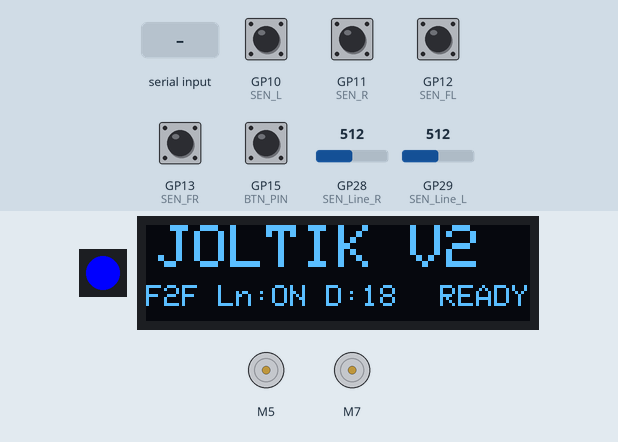
Recording of a sketch running on a simulated Raspberry Pi Pico. On the bench: 1 RGB LEDs in strip order, left to right, 128×32 one-colour display, 2 × DC motor (green arrow = forward, orange = backward, longer = faster). Wiring (inferred from the names in the program): IR receiver: data GP26. The inputs (shaded band) are chosen by the test bench; at power-on: GP10 (SEN_L), GP11 (SEN_R), GP12 (SEN_FL), GP13 (SEN_FR), GP15 (BTN_PIN) HIGH, GP28 (SEN_Line_R) = 512, GP29 (SEN_Line_L) = 512. EEPROM starts erased; what the sketch prints to the serial monitor is not drawn.

Above: at 1.2 s.
1.3 s: GP15 (BTN_PIN) pulled LOW for 0.15 s
2.0 s: "$START\n" received over the second serial link
At 2.33 s:
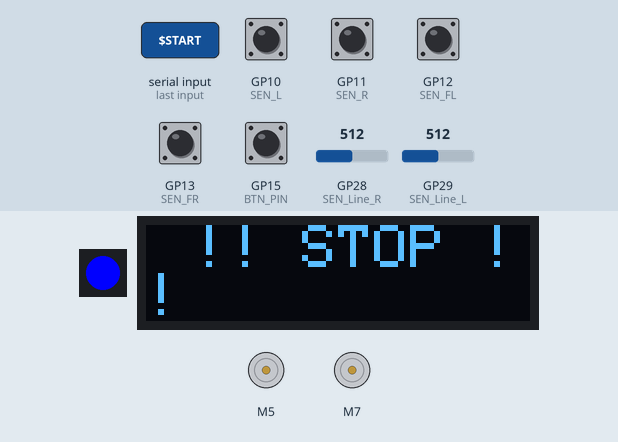
4.0 s: GP15 (BTN_PIN) pulled LOW for 0.15 s
4.7 s: GP15 (BTN_PIN) pulled LOW for 1 s
At 6.16 s:
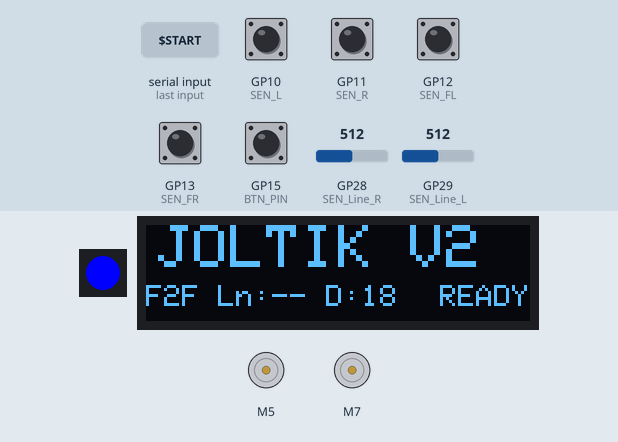
6.3 s: "$START\n" received over the second serial link
At 6.69 s:
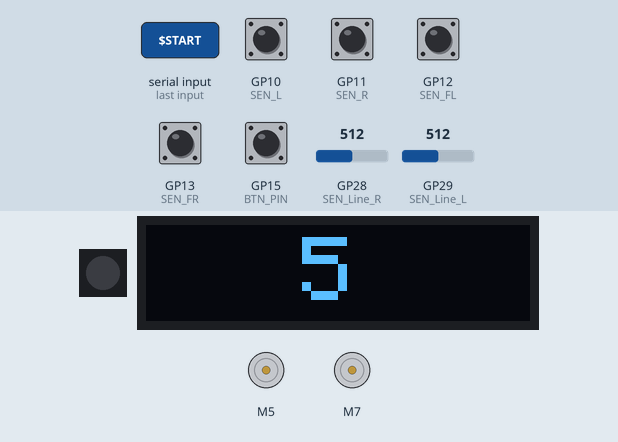
8.5 s: GP12 (SEN_FL) pulled LOW for 1 s
At 10.8 s:
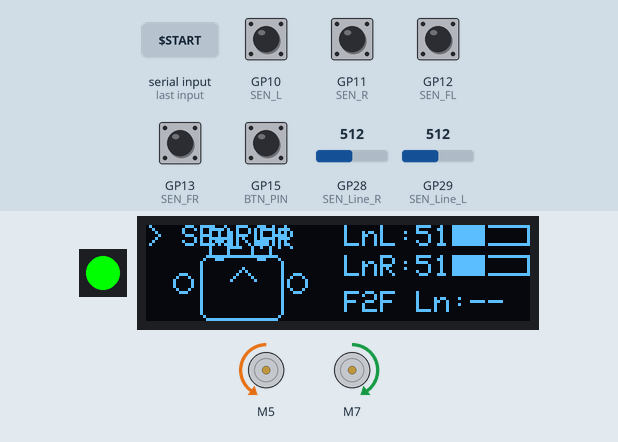
Timing chart, 0 to 12.1 s (numbered marks = the images above; inputs shaded):
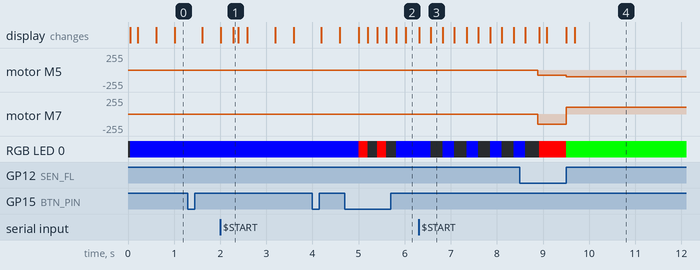

The sketch:

JoltikV2_test_firmware.ino
```cpp
#include <Adafruit_NeoPixel.h>
#include <Wire.h>
#include <Adafruit_GFX.h>
#include <Adafruit_SSD1306.h>
#include <EEPROM.h>
#include <RC5.h>
#include <GyverButton.h>

#define DEBUG true  // Enable debug output
#define UseGyverMotor 1 // 0 - Simple Drive, 1 - GyverMotor

#define ReverseMotorL 1
#define ReverseMotorR 1

// OLED display SSD1306 0.91" 128x32
#define OLED_SDA 2
#define OLED_SCL 3
#define OLED_WIDTH 128
#define OLED_HEIGHT 32
#define OLED_ADDR 0x3C

// Pin definitions
#define AIN_1 5    // Left motor (direction 1)
#define AIN_2 6    // Left motor (direction 2)
#define BIN_1 7    // Right motor (direction 1)
#define BIN_2 8    // Right motor (direction 2)

#define SEN_Line_R A2  // Right line sensor
#define SEN_Line_L A3  // Left line sensor
#define SEN_FR 13      // Front right sensor (45°)
#define SEN_FL 12      // Front left sensor (45°)
#define SEN_R 11       // Right side sensor
#define SEN_L 10       // Left side sensor
#define BTN_PIN 15     // Start button
#define RGB_led 16     // WS2812 LED
#define IR_PIN 26      // IR receiver pin

// ESP8266 serial link (Serial1: GP0=TX, GP1=RX on RP2040-Zero)
#define ESP_SERIAL Serial1
#define ESP_BAUD 9600

Adafruit_NeoPixel pixel(1, RGB_led, NEO_GRB + NEO_KHZ800);
Adafruit_SSD1306 oled(OLED_WIDTH, OLED_HEIGHT, &Wire, -1);
RC5 rc5(IR_PIN);
GButton button(BTN_PIN);
bool oledReady = false;

#if (UseGyverMotor == 1)
#include <GyverMotor2.h>
GMotor2<DRIVER2WIRE_PWM> motorR(BIN_1, BIN_2);
GMotor2<DRIVER2WIRE_PWM> motorL(AIN_1, AIN_2);

#endif

// Robot settings
const int BASE_SPEED = 150;
const int TURN_SPEED = 200;
const int REVERSE_TIME = 150;
const int TURN_TIME = 200;
const int LINE_THRESHOLD = 500;

// Robot states
enum State {
  WAITING,      // Waiting for start
  SEARCHING,    // Searching for opponent
  ATTACKING,    // Attacking
  AVOIDING      // Avoiding line
};

// Start modes
enum StartMode {
  FACE_TO_FACE,
  BACK_TO_BACK
};

// Settings
struct Settings {
  byte dohyoCommand;
  StartMode startMode;
  bool lineSensorEnabled;
};

State robotState = WAITING;
Settings settings = {18, FACE_TO_FACE, true};
unsigned long lastActionTime = 0;

// RC5 variables
const byte PROG_ADDRESS = 0x0B;
byte stopCommand = 0;
byte startCommand = 0;
bool emergencyStop = false;

// ESP serial buffer
String espBuffer;

// Read opponent sensor with inversion
bool readOpponentSensor(int pin) {
  return !digitalRead(pin); // Invert value
}

void setup() {
  Serial.begin(115200);
  ESP_SERIAL.begin(ESP_BAUD);
  espBuffer.reserve(128);
  if(DEBUG) Serial.println("Initializing...");


  #if (UseGyverMotor == 1)
    #if (ReverseMotorL== 1)
      motorL.reverse(1);   // min. PWM
    #endif
    #if (ReverseMotorR== 1)
      motorR.reverse(1);   // min. PWM
    #endif
  motorR.setMinDuty(70);   // min. PWM
  motorL.setMinDuty(70);   // min. PWM
  #endif


  #if (UseGyverMotor == 0)
  pinMode(BIN_1, OUTPUT);
  pinMode(BIN_2, OUTPUT);
  pinMode(AIN_1, OUTPUT);
  pinMode(AIN_2, OUTPUT);
  #endif


  // Initialize sensors
  pinMode(SEN_FR, INPUT_PULLUP);
  pinMode(SEN_FL, INPUT_PULLUP);
  pinMode(SEN_R, INPUT_PULLUP);
  pinMode(SEN_L, INPUT_PULLUP);
  pinMode(SEN_Line_R, INPUT);
  pinMode(SEN_Line_L, INPUT);

  // Button setup
  button.setDebounce(50);
  button.setTimeout(300);
  button.setClickTimeout(600);
  button.setType(HIGH_PULL);
  button.setDirection(NORM_OPEN);

  // Initialize LED
  pixel.begin();
  pixel.clear();

  // Initialize OLED
  Wire.setSDA(OLED_SDA);
  Wire.setSCL(OLED_SCL);
  Wire.begin();
  if(oled.begin(SSD1306_SWITCHCAPVCC, OLED_ADDR)) {
    oledReady = true;
    oled.clearDisplay();
    oled.setTextColor(SSD1306_WHITE);
    oled.setTextSize(2);
    oled.setCursor(10, 0);
    oled.print("JOLTIK");
    oled.setTextSize(1);
    oled.setCursor(10, 20);
    oled.print("V2 starting...");
    oled.display();
    if(DEBUG) Serial.println("OLED OK");
  } else {
    if(DEBUG) Serial.println("OLED not found");
  }

  // Initialize EEPROM
  EEPROM.begin(512);
  loadSettings();

  // Calculate commands
  stopCommand = settings.dohyoCommand;
  startCommand = (settings.dohyoCommand & 0xFE) + 1;

  if(DEBUG) {
    Serial.println("Settings loaded:");
    Serial.print("STOP command: "); Serial.println(stopCommand);
    Serial.print("START command: "); Serial.println(startCommand);
    Serial.print("Start mode: ");
    Serial.println(settings.startMode == FACE_TO_FACE ? "FACE_TO_FACE" : "BACK_TO_BACK");
    Serial.print("Line sensors: ");
    Serial.println(settings.lineSensorEnabled ? "ON" : "OFF");
  }

  setColor(0, 0, 255); // Blue - waiting
  pixel.show();
}

void loop() {
  button.tick();
  processEspSerial();
  updateDisplay();
  if(handleButtonCommands()) return;
  if(processRemoteCommands()) return;
  if(emergencyStop) return;

  if(robotState != WAITING) {
    if(DEBUG) printDebugInfo();

    switch(robotState) {
      case SEARCHING: handleSearchingState(); break;
      case ATTACKING: handleAttackingState(); break;
      case AVOIDING: handleAvoidingState(); break;
      default: break;
    }

    if(settings.lineSensorEnabled && checkLine()) {
      if(DEBUG) Serial.println("Line detected!");
      avoidLine();
    }
  }
}

void printDebugInfo() {
  static unsigned long lastDebug = 0;
  if(millis() - lastDebug > 500) {
    lastDebug = millis();
    Serial.print("Sensors: FR="); Serial.print(readOpponentSensor(SEN_FR));
    Serial.print(" FL="); Serial.print(readOpponentSensor(SEN_FL));
    Serial.print(" R="); Serial.print(readOpponentSensor(SEN_R));
    Serial.print(" L="); Serial.print(readOpponentSensor(SEN_L));
    Serial.print(" LineR="); Serial.print(analogRead(SEN_Line_R));
    Serial.print(" LineL="); Serial.println(analogRead(SEN_Line_L));

    Serial.print("State: ");
    switch(robotState) {
      case WAITING: Serial.println("WAITING"); break;
      case SEARCHING: Serial.println("SEARCHING"); break;
      case ATTACKING: Serial.println("ATTACKING"); break;
      case AVOIDING: Serial.println("AVOIDING LINE"); break;
    }
  }
}

bool handleButtonCommands() {
  if(button.isDouble()) {
    settings.startMode = (settings.startMode == FACE_TO_FACE) ? BACK_TO_BACK : FACE_TO_FACE;
    if(DEBUG) Serial.println("Start mode changed");
    blinkColor(0, 255, 255, 3);
    saveSettings();
    return false;
  }

  if(button.isHolded()) {
    settings.lineSensorEnabled = !settings.lineSensorEnabled;
    if(DEBUG) {
      Serial.print("Line sensors: ");
      Serial.println(settings.lineSensorEnabled ? "ON" : "OFF");
    }
    blinkColor(settings.lineSensorEnabled ? 0 : 255,
               settings.lineSensorEnabled ? 255 : 0,
               0, 2);
    saveSettings();
    return false;
  }

  if(button.isSingle()) {
    if(robotState == WAITING) {
      if(DEBUG) Serial.println("Starting from button");
      startWithDelay();
    } else {
      if(DEBUG) Serial.println("Stopping from button");
      emergencyStopRobot();
    }
    return true;
  }
  return false;
}

bool processRemoteCommands() {
  unsigned char toggle, address, command;
  if (rc5.read(&toggle, &address, &command)) {
    if(DEBUG) {
      Serial.print("IR command: address=0x"); Serial.print(address, HEX);
      Serial.print(" command=0x"); Serial.println(command, HEX);
    }

    if(address == PROG_ADDRESS) {
      if(settings.dohyoCommand != command) {
        settings.dohyoCommand = command;
        stopCommand = settings.dohyoCommand;
        startCommand = (settings.dohyoCommand & 0xFE) + 1;
        if(DEBUG) Serial.println("New dohyo command saved");
        saveSettings();
        blinkColor(0, 255, 255, 3);
      }
      return false;
    }

    if(command == startCommand && robotState == WAITING) {
      if(DEBUG) Serial.println("Starting via IR");
      startRobot();
      return false;
    }

    if(command == stopCommand) {
      if(DEBUG) Serial.println("Stopping via IR");
      emergencyStopRobot();
      return true;
    }
  }
  return false;
}

void handleSearchingState() {
  if(settings.startMode == FACE_TO_FACE) {
    drive(100, -100); // Slow spin
  } else {
    drive(-100, 100); // Spin in opposite direction
  }

  if(readOpponentSensor(SEN_FR) || readOpponentSensor(SEN_FL)) {
    robotState = ATTACKING;
    setColor(255, 0, 0);
    if(DEBUG) Serial.println("Opponent detected ahead");
  } else if(readOpponentSensor(SEN_R)) {
    drive(150, 50);
    if(DEBUG) Serial.println("Opponent on right");
  } else if(readOpponentSensor(SEN_L)) {
    drive(50, 150);
    if(DEBUG) Serial.println("Opponent on left");
  }
}

void handleAttackingState() {
  bool frontRight = readOpponentSensor(SEN_FR);
  bool frontLeft = readOpponentSensor(SEN_FL);
  bool right = readOpponentSensor(SEN_R);
  bool left = readOpponentSensor(SEN_L);

  if(frontRight && frontLeft) {
    drive(BASE_SPEED, BASE_SPEED);
    if(DEBUG) Serial.println("Attacking straight");
  } else if(frontRight) {
    drive(BASE_SPEED, BASE_SPEED/2);
    if(DEBUG) Serial.println("Attacking with right offset");
  } else if(frontLeft) {
    drive(BASE_SPEED/2, BASE_SPEED);
    if(DEBUG) Serial.println("Attacking with left offset");
  } else if(right) {
    drive(TURN_SPEED, -TURN_SPEED);
    if(DEBUG) Serial.println("Turning left");
  } else if(left) {
    drive(-TURN_SPEED, TURN_SPEED);
    if(DEBUG) Serial.println("Turning right");
  } else {
    robotState = SEARCHING;
    setColor(0, 255, 0);
    if(DEBUG) Serial.println("Opponent lost, returning to search");
  }
}

void handleAvoidingState() {
  if(millis() - lastActionTime > REVERSE_TIME + TURN_TIME) {
    robotState = SEARCHING;
    setColor(0, 255, 0);
    if(DEBUG) Serial.println("Line avoidance complete");
  }
}

bool checkLine() {
  int lineRight = analogRead(SEN_Line_R);
  int lineLeft = analogRead(SEN_Line_L);
  return (lineRight > LINE_THRESHOLD || lineLeft > LINE_THRESHOLD);
}

void avoidLine() {
  robotState = AVOIDING;
  lastActionTime = millis();
  setColor(255, 255, 0);

  drive(-BASE_SPEED, -BASE_SPEED);
  delay(REVERSE_TIME);

  int lineRight = analogRead(SEN_Line_R);
  int lineLeft = analogRead(SEN_Line_L);

  if(lineRight > lineLeft) {
    drive(-BASE_SPEED, BASE_SPEED);
  } else {
    drive(BASE_SPEED, -BASE_SPEED);
  }
}

void emergencyStopRobot() {
  robotState = WAITING;
  emergencyStop = true;
  MotorStop();
  setColor(0, 0, 255);

  if(oledReady) {
    oled.clearDisplay();
    oled.setTextSize(2);
    oled.setCursor(16, 0);
    oled.print("!! STOP !!");
    oled.display();
  }

  if(DEBUG) Serial.println("!!! EMERGENCY STOP !!!");

  delay(100);
  emergencyStop = false;
}

void startWithDelay() {
  robotState = SEARCHING;
  emergencyStop = false;
  setColor(0, 255, 0);

  if(DEBUG) Serial.println("Countdown 5 sec...");

  for(int i = 5; i > 0; i--) {
    if(checkEmergency()) return;
    setColor(0, 0, 255);
    oledCountdown(i);
    if(DEBUG) Serial.println(i);
    delay(250);
    if(checkEmergency()) return;
    setColor(0, 0, 0);
    delay(250);
  }

  if(settings.startMode == BACK_TO_BACK) {
    if(DEBUG) Serial.println("Starting backwards");
    drive(-BASE_SPEED, -BASE_SPEED);
    delay(300);
  } else {
    if(DEBUG) Serial.println("Starting forward");
  }
}

void startRobot() {
  robotState = SEARCHING;
  emergencyStop = false;
  setColor(0, 255, 0);

  if(settings.startMode == BACK_TO_BACK) {
    drive(-BASE_SPEED, -BASE_SPEED);
    delay(300);
  }
}

bool checkEmergency() {
  button.tick();
  if(button.isSingle()) {
    emergencyStopRobot();
    return true;
  }

  unsigned char toggle, address, command;
  if(rc5.read(&toggle, &address, &command)) {
    if(command == stopCommand) {
      emergencyStopRobot();
      return true;
    }
  }

  return false;
}

void loadSettings() {
  EEPROM.get(0, settings);
  if(settings.dohyoCommand == 0xFF) {
    settings.dohyoCommand = 18;
    settings.startMode = FACE_TO_FACE;
    settings.lineSensorEnabled = true;
  }
}

void saveSettings() {
  EEPROM.put(0, settings);
  EEPROM.commit();
}

void MotorStop() {
  #if (UseGyverMotor == 0)
  digitalWrite(AIN_1, LOW);
  digitalWrite(AIN_2, LOW);
  digitalWrite(BIN_1, LOW);
  digitalWrite(BIN_2, LOW);
  #endif
  #if (UseGyverMotor == 1)
  motorL.brake();
  motorR.brake();
  #endif
}

void drive(int leftSpeed, int rightSpeed) {

  leftSpeed = constrain(leftSpeed, -255, 255);
  rightSpeed = constrain(rightSpeed, -255, 255);

  #if (UseGyverMotor == 1)
  motorR.setSpeed(rightSpeed);
  motorL.setSpeed(leftSpeed);
  #endif

  #if (UseGyverMotor == 0)
  // Left motor
    #if (ReverseMotorL == 1)
      leftSpeed = leftSpeed * (-1);   // min. PWM
    #endif
    #if (ReverseMotorR == 1)
      rightSpeed = rightSpeed * (-1);   // min. PWM
    #endif
  if(leftSpeed >= 0) {
    digitalWrite(AIN_1, HIGH);
    digitalWrite(AIN_2, LOW);
  } else {
    digitalWrite(AIN_1, LOW);
    digitalWrite(AIN_2, HIGH);
  }
  analogWrite(AIN_1, abs(leftSpeed));

  // Right motor
  if(rightSpeed >= 0) {
    digitalWrite(BIN_1, LOW);
    digitalWrite(BIN_2, HIGH);
  } else {
    digitalWrite(BIN_1, HIGH);
    digitalWrite(BIN_2, LOW);
  }
  analogWrite(BIN_2, abs(rightSpeed));

  #endif
}

void setColor(int r, int g, int b) {
  pixel.setPixelColor(0, pixel.Color(r, g, b));
  pixel.show();
}

void blinkColor(int r, int g, int b, int count) {
  for(int i = 0; i < count; i++) {
    setColor(r, g, b);
    delay(200);
    setColor(0, 0, 0);
    delay(200);
  }
  if(robotState == WAITING) setColor(0, 0, 255);
  else if(robotState == SEARCHING) setColor(0, 255, 0);
  else if(robotState == ATTACKING) setColor(255, 0, 0);
  else setColor(255, 255, 0);
}

// ---- OLED Display ----

void updateDisplay() {
  if(!oledReady) return;
  static unsigned long lastUpdate = 0;
  if(millis() - lastUpdate < 200) return;
  lastUpdate = millis();

  oled.clearDisplay();
  oled.setTextColor(SSD1306_WHITE);

  switch(robotState) {
    case WAITING:   drawWaitingScreen(); break;
    case SEARCHING: drawActiveScreen("SEARCH"); break;
    case ATTACKING: drawActiveScreen("ATTACK"); break;
    case AVOIDING:  drawActiveScreen("AVOID"); break;
  }

  oled.display();
}

void drawWaitingScreen() {
  // Title
  oled.setTextSize(2);
  oled.setCursor(4, 0);
  oled.print("JOLTIK V2");

  // Config info line
  oled.setTextSize(1);
  oled.setCursor(0, 20);
  oled.print(settings.startMode == FACE_TO_FACE ? "F2F" : "B2B");
  oled.print(" Ln:");
  oled.print(settings.lineSensorEnabled ? "ON" : "--");
  oled.print(" D:");
  oled.print(settings.dohyoCommand);

  // Blinking "READY" indicator
  if((millis() / 500) % 2 == 0) {
    oled.setCursor(98, 20);
    oled.print("READY");
  }
}

void drawActiveScreen(const char* stateName) {
  // State name header
  oled.setTextSize(1);
  oled.setCursor(0, 0);
  oled.print("> ");
  oled.print(stateName);

  // Robot top-down view (left side, 0-60)
  // Body outline
  oled.drawRoundRect(18, 10, 28, 22, 3, SSD1306_WHITE);

  // Direction arrow inside body
  oled.drawLine(32, 14, 28, 18, SSD1306_WHITE);
  oled.drawLine(32, 14, 36, 18, SSD1306_WHITE);

  // Sensor indicators (filled = detecting, outline = idle)
  drawSensor(24, 8, readOpponentSensor(SEN_FL));   // FL
  drawSensor(38, 8, readOpponentSensor(SEN_FR));    // FR
  drawSensor(12, 19, readOpponentSensor(SEN_L));    // L
  drawSensor(50, 19, readOpponentSensor(SEN_R));    // R

  // Sensor labels
  oled.setTextSize(1);
  oled.setCursor(21, 1);  oled.print("FL");
  oled.setCursor(38, 1);  oled.print("FR");

  // Line sensor values (right side)
  int lineL = analogRead(SEN_Line_L);
  int lineR = analogRead(SEN_Line_R);

  oled.setCursor(66, 0);
  oled.print("LnL:");
  oled.print(lineL);

  oled.setCursor(66, 10);
  oled.print("LnR:");
  oled.print(lineR);

  // Line sensor mini bar graphs
  int barL = map(constrain(lineL, 0, 1023), 0, 1023, 0, 24);
  int barR = map(constrain(lineR, 0, 1023), 0, 1023, 0, 24);
  oled.drawRect(102, 0, 26, 7, SSD1306_WHITE);
  oled.fillRect(102, 0, barL, 7, SSD1306_WHITE);
  oled.drawRect(102, 10, 26, 7, SSD1306_WHITE);
  oled.fillRect(102, 10, barR, 7, SSD1306_WHITE);

  // Line threshold marker
  int threshX = map(LINE_THRESHOLD, 0, 1023, 0, 24) + 102;
  oled.drawFastVLine(threshX, 0, 7, SSD1306_INVERSE);
  oled.drawFastVLine(threshX, 10, 7, SSD1306_INVERSE);

  // Config reminder at bottom
  oled.setCursor(66, 22);
  oled.print(settings.startMode == FACE_TO_FACE ? "F2F" : "B2B");
  oled.print(" Ln:");
  oled.print(settings.lineSensorEnabled ? "ON" : "--");
}

void drawSensor(int x, int y, bool active) {
  if(active) {
    oled.fillCircle(x, y, 3, SSD1306_WHITE);
  } else {
    oled.drawCircle(x, y, 3, SSD1306_WHITE);
  }
}

// Show countdown number on OLED
void oledCountdown(int num) {
  if(!oledReady) return;
  oled.clearDisplay();
  oled.setTextSize(3);
  oled.setCursor(52, 4);
  oled.print(num);
  oled.display();
}

// ---- ESP8266 Serial Protocol ----

void processEspSerial() {
  while(ESP_SERIAL.available()) {
    char c = ESP_SERIAL.read();
    if(c == '\n') {
      espBuffer.trim();
      if(espBuffer.length() > 0) {
        handleEspCommand(espBuffer);
      }
      espBuffer = "";
    } else if(c != '\r') {
      if(espBuffer.length() < 127) {
        espBuffer += c;
      }
    }
  }
}

void handleEspCommand(const String& cmd) {
  if(DEBUG) { Serial.print("ESP cmd: "); Serial.println(cmd); }

  if(cmd == "$SENSORS") {
    sendSensorData();
  }
  else if(cmd.startsWith("$DRIVE:")) {
    // $DRIVE:left,right
    int comma = cmd.indexOf(',', 7);
    if(comma > 0) {
      int left = cmd.substring(7, comma).toInt();
      int right = cmd.substring(comma + 1).toInt();
      drive(left, right);
      ESP_SERIAL.println("#OK");
    }
  }
  else if(cmd == "$STOP") {
    emergencyStopRobot();
    ESP_SERIAL.println("#OK");
  }
  else if(cmd == "$START") {
    if(robotState == WAITING) {
      startWithDelay();
    }
    ESP_SERIAL.println("#OK");
  }
  else if(cmd == "$GETCFG") {
    sendConfig();
  }
  else if(cmd.startsWith("$SETCFG:")) {
    // $SETCFG:dohyo,mode,lineEn
    int p1 = cmd.indexOf(',', 8);
    int p2 = cmd.indexOf(',', p1 + 1);
    if(p1 > 0 && p2 > 0) {
      settings.dohyoCommand = cmd.substring(8, p1).toInt();
      settings.startMode = (StartMode)cmd.substring(p1 + 1, p2).toInt();
      settings.lineSensorEnabled = cmd.substring(p2 + 1).toInt() == 1;
      stopCommand = settings.dohyoCommand;
      startCommand = (settings.dohyoCommand & 0xFE) + 1;
      saveSettings();
      ESP_SERIAL.println("#OK");
      if(DEBUG) Serial.println("Config updated via ESP");
    }
  }
}

void sendSensorData() {
  // #S:fr,fl,r,l,lineR,lineL,state
  ESP_SERIAL.print("#S:");
  ESP_SERIAL.print(readOpponentSensor(SEN_FR)); ESP_SERIAL.print(',');
  ESP_SERIAL.print(readOpponentSensor(SEN_FL)); ESP_SERIAL.print(',');
  ESP_SERIAL.print(readOpponentSensor(SEN_R));  ESP_SERIAL.print(',');
  ESP_SERIAL.print(readOpponentSensor(SEN_L));  ESP_SERIAL.print(',');
  ESP_SERIAL.print(analogRead(SEN_Line_R));      ESP_SERIAL.print(',');
  ESP_SERIAL.print(analogRead(SEN_Line_L));      ESP_SERIAL.print(',');
  ESP_SERIAL.println((int)robotState);
}

void sendConfig() {
  // #CFG:dohyo,mode,lineEn
  ESP_SERIAL.print("#CFG:");
  ESP_SERIAL.print(settings.dohyoCommand); ESP_SERIAL.print(',');
  ESP_SERIAL.print((int)settings.startMode); ESP_SERIAL.print(',');
  ESP_SERIAL.println(settings.lineSensorEnabled ? 1 : 0);
}
```

Measured:
- after the input at 2.0 s, the display: first differs from a run without the input after 0.28 s (image 1)
- after the input at 6.3 s, the display: first changes at once (image 3 shows a later state)
- after the input at 8.5 s, motor M5: stopped → backward 75/255 after 0.38 s, → backward 100/255 0.62 s later; motor M7: stopped → backward 150/255 after 0.38 s, → forward 100/255 0.62 s later; the display: first differs from a run without the input after 0.42 s (image 4 shows a later state)
